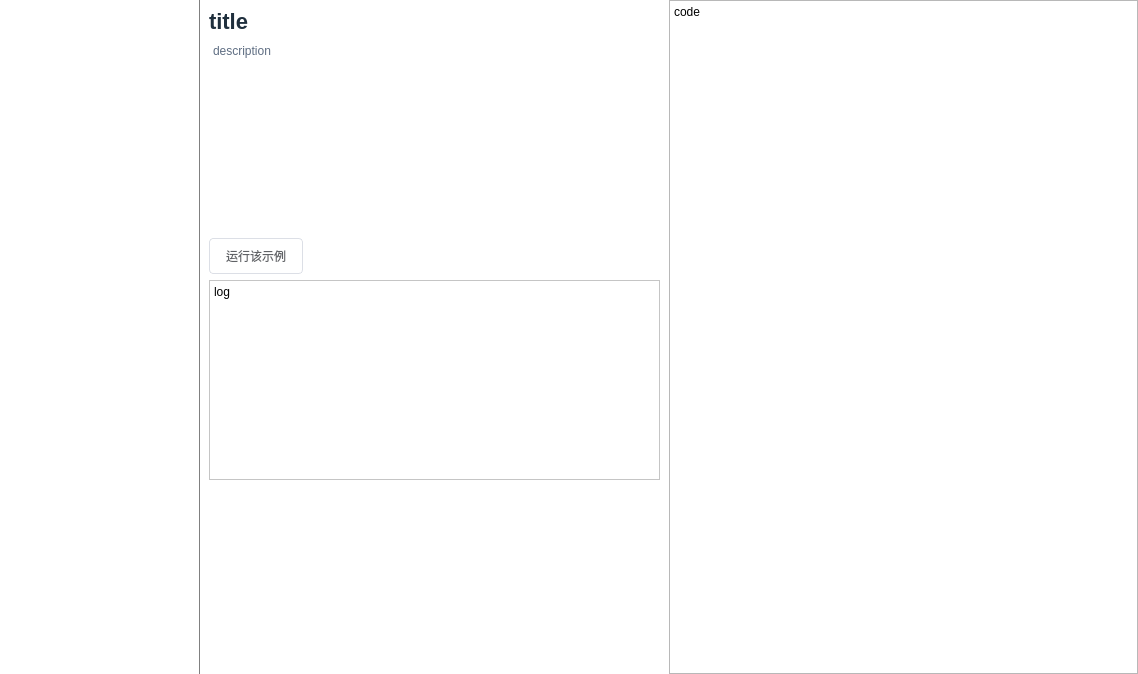
<?xml version="1.0" encoding="UTF-8"?>
<ui version="4.0">
 <class>Demos</class>
 <widget class="QWidget" name="Demos">
  <property name="geometry">
   <rect>
    <x>0</x>
    <y>0</y>
    <width>1138</width>
    <height>674</height>
   </rect>
  </property>
  <property name="windowTitle">
   <string>Form</string>
  </property>
  <property name="styleSheet">
   <string notr="true">QPushButton{
color:#606266;
background:white;
border:1px solid #DCDFE6;
padding:8px 16px;
border-radius:4px;
}
QPushButton:hover{
color:#409EFF;
border-color:#c6e2ff;
background:#ecf5ff;
}
QPushButton:pressed{
border-color:#409EFF;
}
QPushButton:checked{
color:#409EFF;
background:#ecf5ff;
border-color:#409EFF;
}
QPushButton:disabled{
color:#DCDFE6;
}</string>
  </property>
  <layout class="QHBoxLayout" name="horizontalLayout" stretch="0,0,0">
   <property name="spacing">
    <number>0</number>
   </property>
   <property name="leftMargin">
    <number>0</number>
   </property>
   <property name="topMargin">
    <number>0</number>
   </property>
   <property name="rightMargin">
    <number>0</number>
   </property>
   <property name="bottomMargin">
    <number>0</number>
   </property>
   <item>
    <widget class="QTreeView" name="treeView">
     <property name="maximumSize">
      <size>
       <width>200</width>
       <height>16777215</height>
      </size>
     </property>
     <property name="styleSheet">
      <string notr="true">border:none;border-right:1px solid grey;</string>
     </property>
     <property name="editTriggers">
      <set>QAbstractItemView::NoEditTriggers</set>
     </property>
     <attribute name="headerVisible">
      <bool>false</bool>
     </attribute>
    </widget>
   </item>
   <item>
    <widget class="QScrollArea" name="scrollArea">
     <property name="styleSheet">
      <string notr="true">QScrollArea{
border:none;
}</string>
     </property>
     <property name="widgetResizable">
      <bool>true</bool>
     </property>
     <widget class="QWidget" name="scrollAreaWidgetContents">
      <property name="geometry">
       <rect>
        <x>0</x>
        <y>0</y>
        <width>469</width>
        <height>674</height>
       </rect>
      </property>
      <property name="styleSheet">
       <string notr="true">
background:white;</string>
      </property>
      <layout class="QVBoxLayout" name="verticalLayout">
       <item>
        <widget class="QLabel" name="label_title">
         <property name="styleSheet">
          <string notr="true">font-size:22px;font-weight:bold;color:#1f2f3d;</string>
         </property>
         <property name="text">
          <string>title</string>
         </property>
        </widget>
       </item>
       <item>
        <widget class="QTextBrowser" name="description">
         <property name="styleSheet">
          <string notr="true">border:none;color:#5e6d82;</string>
         </property>
         <property name="html">
          <string>&lt;!DOCTYPE HTML PUBLIC &quot;-//W3C//DTD HTML 4.0//EN&quot; &quot;http://www.w3.org/TR/REC-html40/strict.dtd&quot;&gt;
&lt;html&gt;&lt;head&gt;&lt;meta name=&quot;qrichtext&quot; content=&quot;1&quot; /&gt;&lt;style type=&quot;text/css&quot;&gt;
p, li { white-space: pre-wrap; }
&lt;/style&gt;&lt;/head&gt;&lt;body style=&quot; font-family:'SimSun'; font-size:9pt; font-weight:400; font-style:normal;&quot;&gt;
&lt;p style=&quot; margin-top:0px; margin-bottom:0px; margin-left:0px; margin-right:0px; -qt-block-indent:0; text-indent:0px;&quot;&gt;description&lt;/p&gt;&lt;/body&gt;&lt;/html&gt;</string>
         </property>
        </widget>
       </item>
       <item>
        <layout class="QHBoxLayout" name="extra_params_layout"/>
       </item>
       <item>
        <layout class="QHBoxLayout" name="horizontalLayout_2">
         <item>
          <widget class="QPushButton" name="btn_run">
           <property name="text">
            <string>运行该示例</string>
           </property>
          </widget>
         </item>
         <item>
          <spacer name="horizontalSpacer">
           <property name="orientation">
            <enum>Qt::Horizontal</enum>
           </property>
           <property name="sizeHint" stdset="0">
            <size>
             <width>40</width>
             <height>20</height>
            </size>
           </property>
          </spacer>
         </item>
        </layout>
       </item>
       <item>
        <widget class="QTextBrowser" name="log">
         <property name="sizePolicy">
          <sizepolicy hsizetype="Expanding" vsizetype="Preferred">
           <horstretch>0</horstretch>
           <verstretch>0</verstretch>
          </sizepolicy>
         </property>
         <property name="minimumSize">
          <size>
           <width>0</width>
           <height>200</height>
          </size>
         </property>
         <property name="html">
          <string>&lt;!DOCTYPE HTML PUBLIC &quot;-//W3C//DTD HTML 4.0//EN&quot; &quot;http://www.w3.org/TR/REC-html40/strict.dtd&quot;&gt;
&lt;html&gt;&lt;head&gt;&lt;meta name=&quot;qrichtext&quot; content=&quot;1&quot; /&gt;&lt;style type=&quot;text/css&quot;&gt;
p, li { white-space: pre-wrap; }
&lt;/style&gt;&lt;/head&gt;&lt;body style=&quot; font-family:'SimSun'; font-size:9pt; font-weight:400; font-style:normal;&quot;&gt;
&lt;p style=&quot; margin-top:0px; margin-bottom:0px; margin-left:0px; margin-right:0px; -qt-block-indent:0; text-indent:0px;&quot;&gt;log&lt;/p&gt;&lt;/body&gt;&lt;/html&gt;</string>
         </property>
        </widget>
       </item>
       <item>
        <spacer name="verticalSpacer">
         <property name="orientation">
          <enum>Qt::Vertical</enum>
         </property>
         <property name="sizeHint" stdset="0">
          <size>
           <width>20</width>
           <height>158</height>
          </size>
         </property>
        </spacer>
       </item>
      </layout>
     </widget>
    </widget>
   </item>
   <item>
    <widget class="QTextBrowser" name="code">
     <property name="html">
      <string>&lt;!DOCTYPE HTML PUBLIC &quot;-//W3C//DTD HTML 4.0//EN&quot; &quot;http://www.w3.org/TR/REC-html40/strict.dtd&quot;&gt;
&lt;html&gt;&lt;head&gt;&lt;meta name=&quot;qrichtext&quot; content=&quot;1&quot; /&gt;&lt;style type=&quot;text/css&quot;&gt;
p, li { white-space: pre-wrap; }
&lt;/style&gt;&lt;/head&gt;&lt;body style=&quot; font-family:'SimSun'; font-size:9pt; font-weight:400; font-style:normal;&quot;&gt;
&lt;p style=&quot; margin-top:0px; margin-bottom:0px; margin-left:0px; margin-right:0px; -qt-block-indent:0; text-indent:0px;&quot;&gt;code&lt;/p&gt;&lt;/body&gt;&lt;/html&gt;</string>
     </property>
    </widget>
   </item>
  </layout>
 </widget>
 <resources/>
 <connections/>
</ui>
